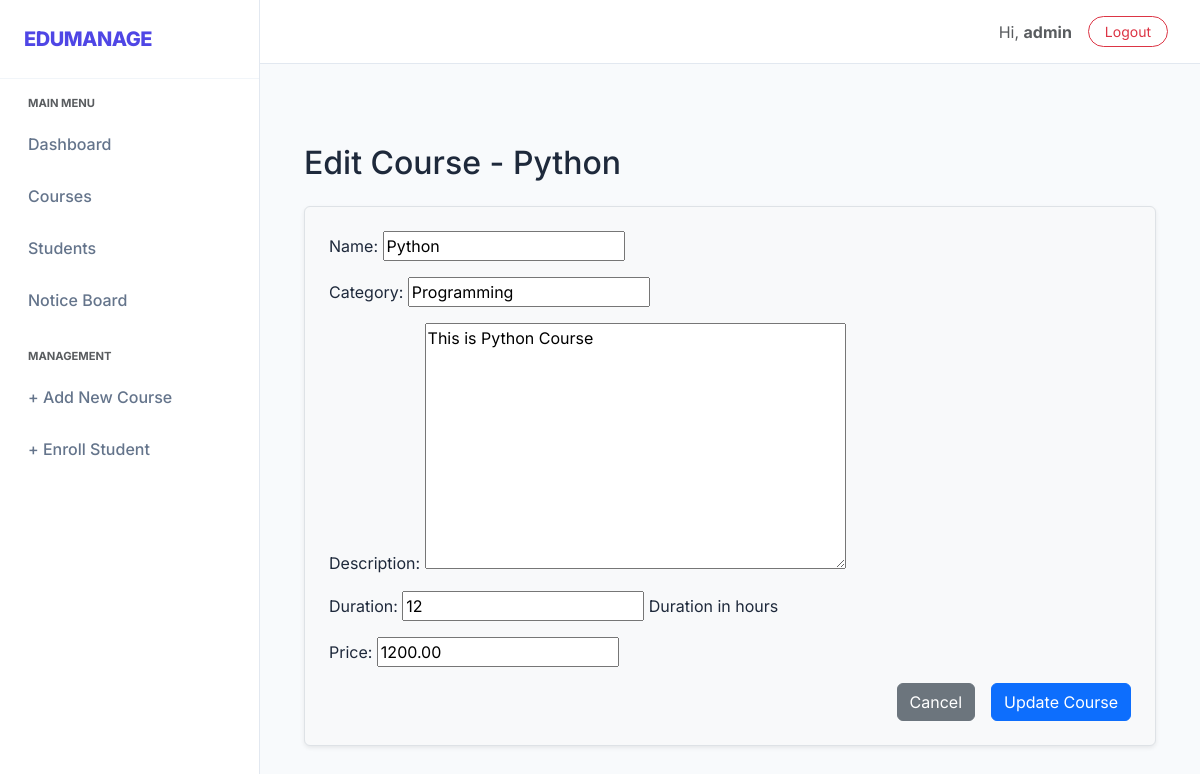
The page /admin-panel/courses/1/edit/ (signed in) on the database its author committed.
### myapp/models.py (models this page shows, shortened)
class Course(models.Model):
    name = models.CharField(max_length=255)
    category = models.CharField(max_length=100)
    description = models.TextField()
    duration = models.IntegerField(help_text="Duration in hours")
    price = models.DecimalField(max_digits=8, decimal_places=2)

### myapp/views.py (the view)
# urls.py: path('courses/<int:course_id>/edit/', views.edit_course, name='edit_course'),
@login_required
def edit_course(request, course_id):
    course = get_object_or_404(Course, id=course_id)
    if request.method == "POST":
        form = CourseForm(request.POST, instance=course)
        if form.is_valid():
            form.save()
            messages.success(request, "Course updated successfully ✏️")
            return redirect("myapp:courses")
    else:
        form = CourseForm(instance=course)
    return render(request, "myapp/edit_course.html", {"form": form, "course": course})

### myapp/forms.py
class CourseForm(forms.ModelForm):
    class Meta:
        model = Course
        fields = ['name', 'category', 'description', 'duration', 'price']

### myapp/templates/myapp/edit_course.html (shortened to what this page needs)
{% extends 'myapp/index.html' %}
{% block content %}
<div class="container my-5">
    <h2 class="mb-4">Edit Course - {{ course.name }}</h2>
    <form method="post" class="border p-4 bg-light shadow-sm rounded">
        {{ form.as_p }}
        <div class="d-flex justify-content-end gap-3 mt-3">
            <a href="{% url 'myapp:course_detail' course.id %}" class="btn btn-secondary">Cancel</a>
            <button type="submit" class="btn btn-primary">Update Course</button>
        </div>
    </form>
</div>
{% endblock %}

### myapp/templates/myapp/index.html (shortened to what this page needs)
<!doctype html>
<html lang="en">
  <head>
    <link
      href="https://cdn.jsdelivr.net/npm/bootstrap@5.3.0/dist/css/bootstrap.min.css"
      rel="stylesheet"
    />
  </head>
  <body>
    <aside class="sidebar">
      <a href="{% url 'myapp:dashboard' %}" class="sidebar-brand">EDUMANAGE</a>
      <div class="nav-links-container">
        <small
          class="text-uppercase fw-bold text-muted px-3 mb-2 d-block"
          style="font-size: 0.7rem"
          >Main Menu</small
        >
        <a
          href="{% url 'myapp:dashboard' %}"
          class="nav-custom-link {% if request.resolver_match.url_name == 'dashboard' %}active{% endif %}"
        >
          Dashboard
        </a>
        <a
          href="{% url 'myapp:courses' %}"
          class="nav-custom-link {% if request.resolver_match.url_name == 'courses' %}active{% endif %}"
        >
          Courses
        </a>
        <a
          href="{% url 'myapp:students' %}"
          class="nav-custom-link {% if request.resolver_match.url_name == 'students' %}active{% endif %}"
        >
          Students
        </a>
        <a
          href="{% url 'myapp:notice_list' %}"
          class="nav-custom-link {% if request.resolver_match.url_name == 'notice_list' %}active{% endif %}"
        >
          Notice Board
        </a>
        <small
          class="text-uppercase fw-bold text-muted px-3 mt-4 mb-2 d-block"
          style="font-size: 0.7rem"
          >Management</small
        >
        <a
          href="{% url 'myapp:add_course' %}"
          class="nav-custom-link {% if request.resolver_match.url_name == 'add_course' %}active{% endif %}"
        >
          + Add New Course
        </a>
        <a
          href="{% url 'myapp:student_signup_admin' %}"
          class="nav-custom-link {% if request.resolver_match.url_name == 'student_signup_admin' %}active{% endif %}"
        >
          + Enroll Student
        </a>
      </div>
    </aside>
    <div class="main-wrapper">
      <header class="top-navbar">
        {% if user.is_authenticated %}
        <div class="d-flex align-items-center">
          <span class="me-3 text-muted"
            >Hi, <strong>{{ user.username }}</strong></span
          >
          <a
            href="{% url 'accounts:logout' %}"
            class="btn btn-sm btn-outline-danger px-3 rounded-pill"
            >Logout</a
          >
        </div>
        {% else %}
        <a
          href="{% url 'accounts:login' %}"
          class="btn btn-sm btn-primary px-4 rounded-pill"
          >Login</a
        >
        {% endif %}
      </header>
      <main class="page-content">{% block content %}{% endblock %}</main>
    </div>
  </body>
</html>

### myapp/templates/myapp/index.html (style rules this page uses)
:root { --sidebar-width: 260px; --primary-indigo: #4f46e5; --bg-light: #f8fafc; }
body { font-family: "Inter", sans-serif; background-color: var(--bg-light); color: #1e293b; }
.sidebar { width: var(--sidebar-width); height: 100vh; position: fixed; top: 0; left: 0; background: #ffffff; border-right: 1px solid #e2e8f0; z-index: 1000; display: flex; flex-direction: column; }
.sidebar-brand { padding: 1.5rem; font-size: 1.25rem; font-weight: 800; color: var(--primary-indigo); text-decoration: none; letter-spacing: -0.5px; border-bottom: 1px solid #f1f5f9; }
.nav-links-container { padding: 1rem 0.75rem; flex-grow: 1; }
.nav-custom-link { display: flex; align-items: center; padding: 0.75rem 1rem; margin-bottom: 0.25rem; color: #64748b; text-decoration: none; border-radius: 8px; font-weight: 500; transition: all 0.2s; }
.main-wrapper { margin-left: var(--sidebar-width); min-height: 100vh; display: flex; flex-direction: column; }
.top-navbar { height: 64px; background: #ffffff; border-bottom: 1px solid #e2e8f0; display: flex; align-items: center; justify-content: flex-end; padding: 0 2rem; position: sticky; top: 0; z-index: 999; }
.page-content { padding: 2rem; }

### rows shown on the page
Course: name "Python", category "Programming", description "This is Python Course", duration "12", price "1200.00"

### other values the page prints
{{ user.username }} "admin"
